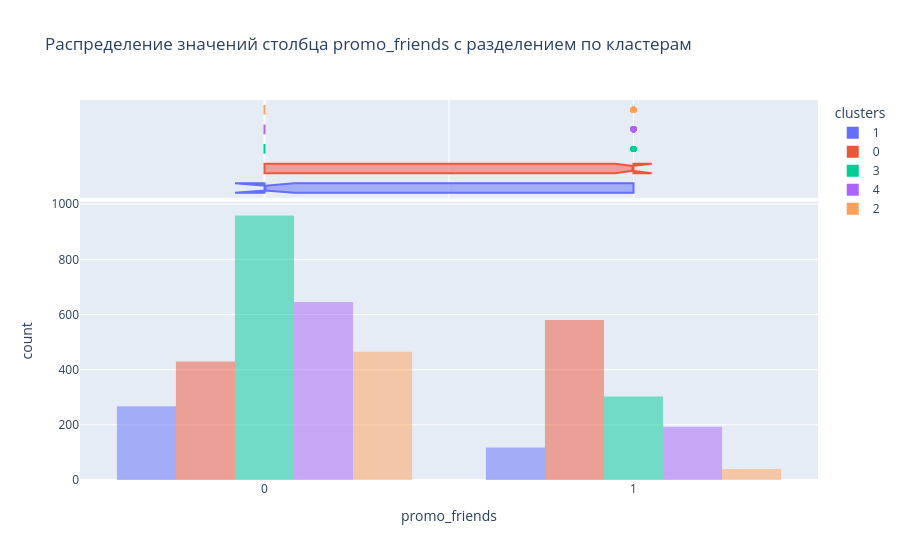

Notebook code cell kept with this figure:
### Markdown cell above
По признаку `partner` отмечу 0-ой кластер как лидера по привлечению через партнёрские программы, а также отмечу, что в 3-ем и 4-ом кластерах такие способы привлечения непопулярны. В 1-ом и 2-ом кластерах этот атрибут примерно равный в группах оттока и лояльных и вряд ли может влиять на факт оттока.

### Code cell
display_histogram("promo_friends")

### Figure 1 — Plotly figure (JSON) as saved in the notebook; plotly's stock layout.template omitted (floating-point values rounded to 4 significant figures; data arrays with more than 128 entries replaced by an {"elided": "..."} marker saying what was removed)
{"data": [{"alignmentgroup": "True", "bingroup": "x", "hovertemplate": "clusters=1<br>promo_friends=%{x}<br>count=%{y}<extra></extra>", "legendgroup": "1", "marker": {"color": "#636efa", "opacity": 0.5, "pattern": {"shape": ""}}, "name": "1", "offsetgroup": "1", "orientation": "v", "showlegend": true, "type": "histogram", "x": {"elided": "385 int values"}, "xaxis": "x", "yaxis": "y"}, {"alignmentgroup": "True", "hovertemplate": "clusters=1<br>promo_friends=%{x}<extra></extra>", "legendgroup": "1", "marker": {"color": "#636efa"}, "name": "1", "notched": true, "offsetgroup": "1", "showlegend": false, "type": "box", "x": {"elided": "385 int values"}, "xaxis": "x2", "yaxis": "y2"}, {"alignmentgroup": "True", "bingroup": "x", "hovertemplate": "clusters=0<br>promo_friends=%{x}<br>count=%{y}<extra></extra>", "legendgroup": "0", "marker": {"color": "#EF553B", "opacity": 0.5, "pattern": {"shape": ""}}, "name": "0", "offsetgroup": "0", "orientation": "v", "showlegend": true, "type": "histogram", "x": {"elided": "1010 int values"}, "xaxis": "x", "yaxis": "y"}, {"alignmentgroup": "True", "hovertemplate": "clusters=0<br>promo_friends=%{x}<extra></extra>", "legendgroup": "0", "marker": {"color": "#EF553B"}, "name": "0", "notched": true, "offsetgroup": "0", "showlegend": false, "type": "box", "x": {"elided": "1010 int values"}, "xaxis": "x2", "yaxis": "y2"}, {"alignmentgroup": "True", "bingroup": "x", "hovertemplate": "clusters=3<br>promo_friends=%{x}<br>count=%{y}<extra></extra>", "legendgroup": "3", "marker": {"color": "#00cc96", "opacity": 0.5, "pattern": {"shape": ""}}, "name": "3", "offsetgroup": "3", "orientation": "v", "showlegend": true, "type": "histogram", "x": {"elided": "1262 int values"}, "xaxis": "x", "yaxis": "y"}, {"alignmentgroup": "True", "hovertemplate": "clusters=3<br>promo_friends=%{x}<extra></extra>", "legendgroup": "3", "marker": {"color": "#00cc96"}, "name": "3", "notched": true, "offsetgroup": "3", "showlegend": false, "type": "box", "x": {"elided": "1262 int values"}, "xaxis": "x2", "yaxis": "y2"}, {"alignmentgroup": "True", "bingroup": "x", "hovertemplate": "clusters=4<br>promo_friends=%{x}<br>count=%{y}<extra></extra>", "legendgroup": "4", "marker": {"color": "#ab63fa", "opacity": 0.5, "pattern": {"shape": ""}}, "name": "4", "offsetgroup": "4", "orientation": "v", "showlegend": true, "type": "histogram", "x": {"elided": "838 int values"}, "xaxis": "x", "yaxis": "y"}, {"alignmentgroup": "True", "hovertemplate": "clusters=4<br>promo_friends=%{x}<extra></extra>", "legendgroup": "4", "marker": {"color": "#ab63fa"}, "name": "4", "notched": true, "offsetgroup": "4", "showlegend": false, "type": "box", "x": {"elided": "838 int values"}, "xaxis": "x2", "yaxis": "y2"}, {"alignmentgroup": "True", "bingroup": "x", "hovertemplate": "clusters=2<br>promo_friends=%{x}<br>count=%{y}<extra></extra>", "legendgroup": "2", "marker": {"color": "#FFA15A", "opacity": 0.5, "pattern": {"shape": ""}}, "name": "2", "offsetgroup": "2", "orientation": "v", "showlegend": true, "type": "histogram", "x": {"elided": "505 int values"}, "xaxis": "x", "yaxis": "y"}, {"alignmentgroup": "True", "hovertemplate": "clusters=2<br>promo_friends=%{x}<extra></extra>", "legendgroup": "2", "marker": {"color": "#FFA15A"}, "name": "2", "notched": true, "offsetgroup": "2", "showlegend": false, "type": "box", "x": {"elided": "505 int values"}, "xaxis": "x2", "yaxis": "y2"}], "layout": {"barmode": "group", "legend": {"title": {"text": "clusters"}, "tracegroupgap": 0}, "title": {"text": "Распределение значений столбца promo_friends с разделением по кластерам"}, "xaxis": {"anchor": "y", "domain": [0, 1], "title": {"text": "promo_friends"}}, "xaxis2": {"anchor": "y2", "domain": [0, 1], "matches": "x", "showgrid": true, "showticklabels": false}, "yaxis": {"anchor": "x", "domain": [0, 0.7326], "title": {"text": "count"}}, "yaxis2": {"anchor": "x2", "domain": [0.7426, 1], "matches": "y2", "showgrid": false, "showline": false, "showticklabels": false, "ticks": ""}}}
